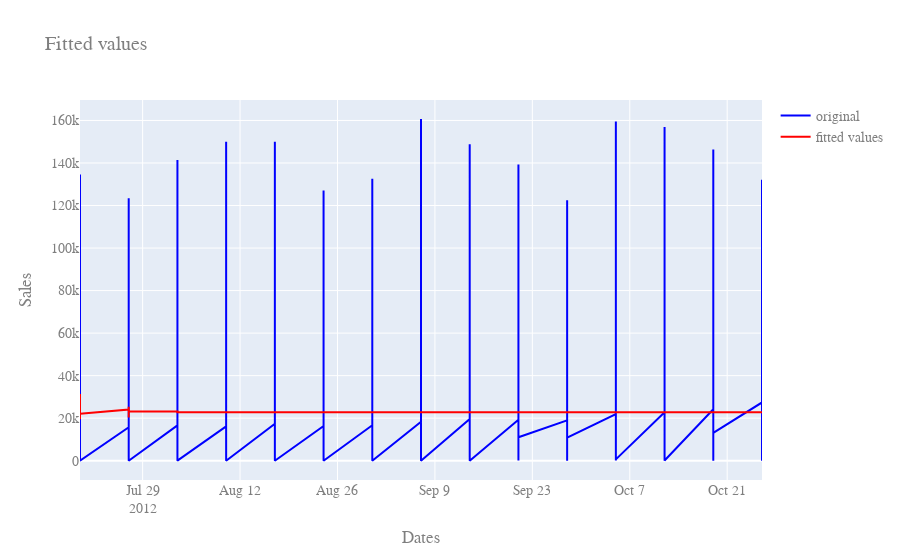

The notebook cell this image was saved under:
### Code cell
fig= go.Figure(data=
               [go.Scatter(x= test["Date"],
                           y= test["Weekly_Sales"],
                           name= "original", 
                           showlegend=True,
                           marker=dict(color="blue"))])
fig.add_trace(
    go.Scatter(x= test["Date"],
               y=forecast,
               name= "fitted values",
               showlegend= True, 
               marker=dict(color="red")))
fig.update_layout(
    title="Fitted values",
    xaxis_title="Dates",
    yaxis_title="Sales",
    font=dict(
        family="Arial, monospace",
        size=14,
        color="#7f7f7f"
    ) )
fig.show()

### Figure 1 — Plotly figure (JSON) as saved in the notebook; plotly's stock layout.template omitted (floating-point values rounded to 4 significant figures; data arrays with more than 128 entries replaced by an {"elided": "..."} marker saying what was removed)
{"data": [{"marker": {"color": "blue"}, "name": "original", "showlegend": true, "type": "scatter", "x": {"elided": "1025 str values"}, "y": {"elided": "1025 float values"}}, {"marker": {"color": "red"}, "name": "fitted values", "showlegend": true, "type": "scatter", "x": {"elided": "1025 str values"}, "y": {"elided": "1025 float values"}}], "layout": {"font": {"color": "#7f7f7f", "family": "Arial, monospace", "size": 14}, "title": {"text": "Fitted values"}, "xaxis": {"title": {"text": "Dates"}}, "yaxis": {"title": {"text": "Sales"}}}}
